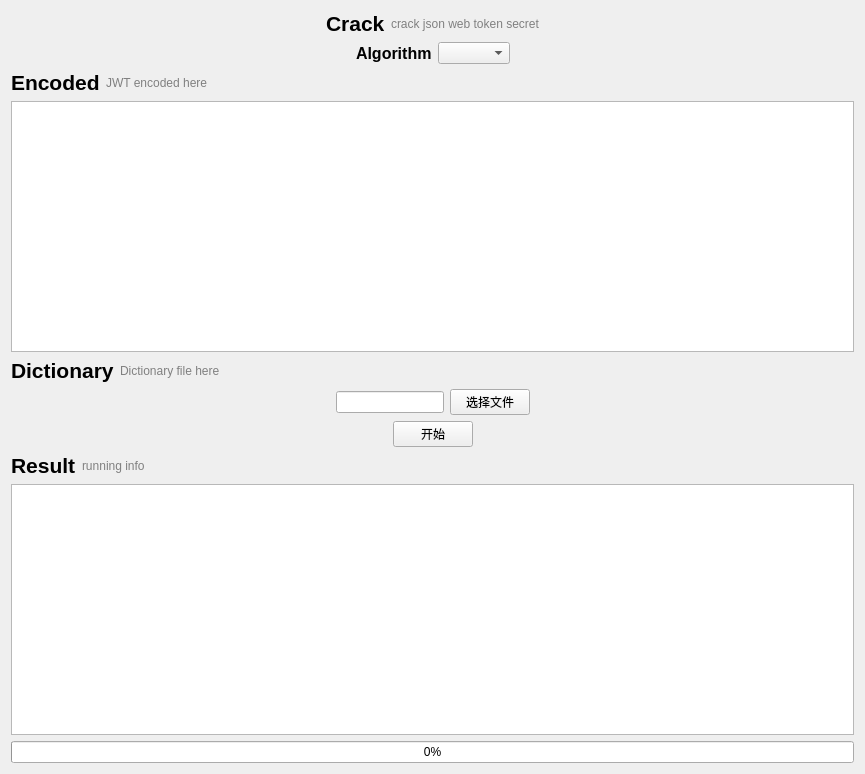
<?xml version="1.0" encoding="UTF-8"?>
<ui version="4.0">
 <class>CrackForm</class>
 <widget class="QWidget" name="CrackForm">
  <property name="geometry">
   <rect>
    <x>0</x>
    <y>0</y>
    <width>865</width>
    <height>774</height>
   </rect>
  </property>
  <property name="windowTitle">
   <string>JWT Secret Crack</string>
  </property>
  <layout class="QVBoxLayout" name="verticalLayout_2">
   <item>
    <layout class="QVBoxLayout" name="verticalLayout">
     <item>
      <layout class="QHBoxLayout" name="horizontalLayout">
       <item>
        <spacer name="horizontalSpacer">
         <property name="orientation">
          <enum>Qt::Horizontal</enum>
         </property>
         <property name="sizeHint" stdset="0">
          <size>
           <width>40</width>
           <height>20</height>
          </size>
         </property>
        </spacer>
       </item>
       <item>
        <widget class="QLabel" name="crackSecretLabel">
         <property name="sizePolicy">
          <sizepolicy hsizetype="Fixed" vsizetype="Preferred">
           <horstretch>0</horstretch>
           <verstretch>0</verstretch>
          </sizepolicy>
         </property>
         <property name="font">
          <font>
           <pointsize>16</pointsize>
           <bold>true</bold>
          </font>
         </property>
         <property name="styleSheet">
          <string notr="true">font-weight:bold;</string>
         </property>
         <property name="text">
          <string>Crack</string>
         </property>
        </widget>
       </item>
       <item>
        <widget class="QLabel" name="crackSecretExplainLabel">
         <property name="styleSheet">
          <string notr="true">color:gray;</string>
         </property>
         <property name="text">
          <string>crack json web token secret</string>
         </property>
        </widget>
       </item>
       <item>
        <spacer name="horizontalSpacer_2">
         <property name="orientation">
          <enum>Qt::Horizontal</enum>
         </property>
         <property name="sizeHint" stdset="0">
          <size>
           <width>40</width>
           <height>20</height>
          </size>
         </property>
        </spacer>
       </item>
      </layout>
     </item>
     <item>
      <layout class="QHBoxLayout" name="horizontalLayout_2">
       <item>
        <spacer name="horizontalSpacer_7">
         <property name="orientation">
          <enum>Qt::Horizontal</enum>
         </property>
         <property name="sizeHint" stdset="0">
          <size>
           <width>40</width>
           <height>20</height>
          </size>
         </property>
        </spacer>
       </item>
       <item>
        <widget class="QLabel" name="label">
         <property name="sizePolicy">
          <sizepolicy hsizetype="Fixed" vsizetype="Preferred">
           <horstretch>0</horstretch>
           <verstretch>0</verstretch>
          </sizepolicy>
         </property>
         <property name="font">
          <font>
           <pointsize>12</pointsize>
           <bold>true</bold>
          </font>
         </property>
         <property name="styleSheet">
          <string notr="true">font-weight:bold;</string>
         </property>
         <property name="text">
          <string>Algorithm</string>
         </property>
        </widget>
       </item>
       <item>
        <widget class="QComboBox" name="comboBox">
         <property name="sizePolicy">
          <sizepolicy hsizetype="Fixed" vsizetype="Fixed">
           <horstretch>0</horstretch>
           <verstretch>0</verstretch>
          </sizepolicy>
         </property>
        </widget>
       </item>
       <item>
        <spacer name="horizontalSpacer_8">
         <property name="orientation">
          <enum>Qt::Horizontal</enum>
         </property>
         <property name="sizeHint" stdset="0">
          <size>
           <width>40</width>
           <height>20</height>
          </size>
         </property>
        </spacer>
       </item>
      </layout>
     </item>
     <item>
      <layout class="QHBoxLayout" name="encodedHorizontalLayout">
       <item>
        <widget class="QLabel" name="encodedLabel">
         <property name="sizePolicy">
          <sizepolicy hsizetype="Fixed" vsizetype="Preferred">
           <horstretch>0</horstretch>
           <verstretch>0</verstretch>
          </sizepolicy>
         </property>
         <property name="font">
          <font>
           <pointsize>16</pointsize>
           <bold>true</bold>
          </font>
         </property>
         <property name="styleSheet">
          <string notr="true">font-weight:bold;</string>
         </property>
         <property name="text">
          <string>Encoded</string>
         </property>
        </widget>
       </item>
       <item>
        <widget class="QLabel" name="encodedExplainLabel">
         <property name="styleSheet">
          <string notr="true">color:gray;</string>
         </property>
         <property name="text">
          <string>JWT encoded here</string>
         </property>
        </widget>
       </item>
      </layout>
     </item>
     <item>
      <widget class="QPlainTextEdit" name="plainTextEdit">
       <property name="font">
        <font>
         <pointsize>11</pointsize>
        </font>
       </property>
      </widget>
     </item>
     <item>
      <layout class="QHBoxLayout" name="dictionaryHorizontalLayout">
       <item>
        <widget class="QLabel" name="dictionaryLabel">
         <property name="sizePolicy">
          <sizepolicy hsizetype="Fixed" vsizetype="Preferred">
           <horstretch>0</horstretch>
           <verstretch>0</verstretch>
          </sizepolicy>
         </property>
         <property name="font">
          <font>
           <pointsize>16</pointsize>
           <bold>true</bold>
          </font>
         </property>
         <property name="styleSheet">
          <string notr="true">font-weight:bold;</string>
         </property>
         <property name="text">
          <string>Dictionary</string>
         </property>
        </widget>
       </item>
       <item>
        <widget class="QLabel" name="dictionaryExplainLabel">
         <property name="styleSheet">
          <string notr="true">color:gray;</string>
         </property>
         <property name="text">
          <string>Dictionary file here</string>
         </property>
        </widget>
       </item>
      </layout>
     </item>
     <item>
      <layout class="QHBoxLayout" name="horizontalLayout_4">
       <item>
        <spacer name="horizontalSpacer_3">
         <property name="orientation">
          <enum>Qt::Horizontal</enum>
         </property>
         <property name="sizeHint" stdset="0">
          <size>
           <width>40</width>
           <height>20</height>
          </size>
         </property>
        </spacer>
       </item>
       <item>
        <widget class="QLineEdit" name="fileLineEdit">
         <property name="sizePolicy">
          <sizepolicy hsizetype="Preferred" vsizetype="Fixed">
           <horstretch>0</horstretch>
           <verstretch>0</verstretch>
          </sizepolicy>
         </property>
        </widget>
       </item>
       <item>
        <widget class="QPushButton" name="selectFileButton">
         <property name="text">
          <string>选择文件</string>
         </property>
        </widget>
       </item>
       <item>
        <spacer name="horizontalSpacer_4">
         <property name="orientation">
          <enum>Qt::Horizontal</enum>
         </property>
         <property name="sizeHint" stdset="0">
          <size>
           <width>40</width>
           <height>20</height>
          </size>
         </property>
        </spacer>
       </item>
      </layout>
     </item>
     <item>
      <layout class="QHBoxLayout" name="horizontalLayout_5">
       <item>
        <spacer name="horizontalSpacer_6">
         <property name="orientation">
          <enum>Qt::Horizontal</enum>
         </property>
         <property name="sizeHint" stdset="0">
          <size>
           <width>40</width>
           <height>20</height>
          </size>
         </property>
        </spacer>
       </item>
       <item>
        <widget class="QPushButton" name="startButton">
         <property name="text">
          <string>开始</string>
         </property>
        </widget>
       </item>
       <item>
        <spacer name="horizontalSpacer_5">
         <property name="orientation">
          <enum>Qt::Horizontal</enum>
         </property>
         <property name="sizeHint" stdset="0">
          <size>
           <width>40</width>
           <height>20</height>
          </size>
         </property>
        </spacer>
       </item>
      </layout>
     </item>
     <item>
      <layout class="QHBoxLayout" name="infoHorizontalLayout">
       <item>
        <widget class="QLabel" name="infoLabel">
         <property name="sizePolicy">
          <sizepolicy hsizetype="Fixed" vsizetype="Preferred">
           <horstretch>0</horstretch>
           <verstretch>0</verstretch>
          </sizepolicy>
         </property>
         <property name="font">
          <font>
           <pointsize>16</pointsize>
           <bold>true</bold>
          </font>
         </property>
         <property name="styleSheet">
          <string notr="true">font-weight:bold;</string>
         </property>
         <property name="text">
          <string>Result</string>
         </property>
        </widget>
       </item>
       <item>
        <widget class="QLabel" name="infoExplainLabel">
         <property name="styleSheet">
          <string notr="true">color: gray;</string>
         </property>
         <property name="text">
          <string>running info</string>
         </property>
        </widget>
       </item>
      </layout>
     </item>
     <item>
      <widget class="QPlainTextEdit" name="resultPlainTextEdit">
       <property name="font">
        <font>
         <pointsize>11</pointsize>
        </font>
       </property>
      </widget>
     </item>
     <item>
      <widget class="QProgressBar" name="progressBar">
       <property name="value">
        <number>0</number>
       </property>
      </widget>
     </item>
    </layout>
   </item>
  </layout>
 </widget>
 <resources/>
 <connections/>
</ui>
